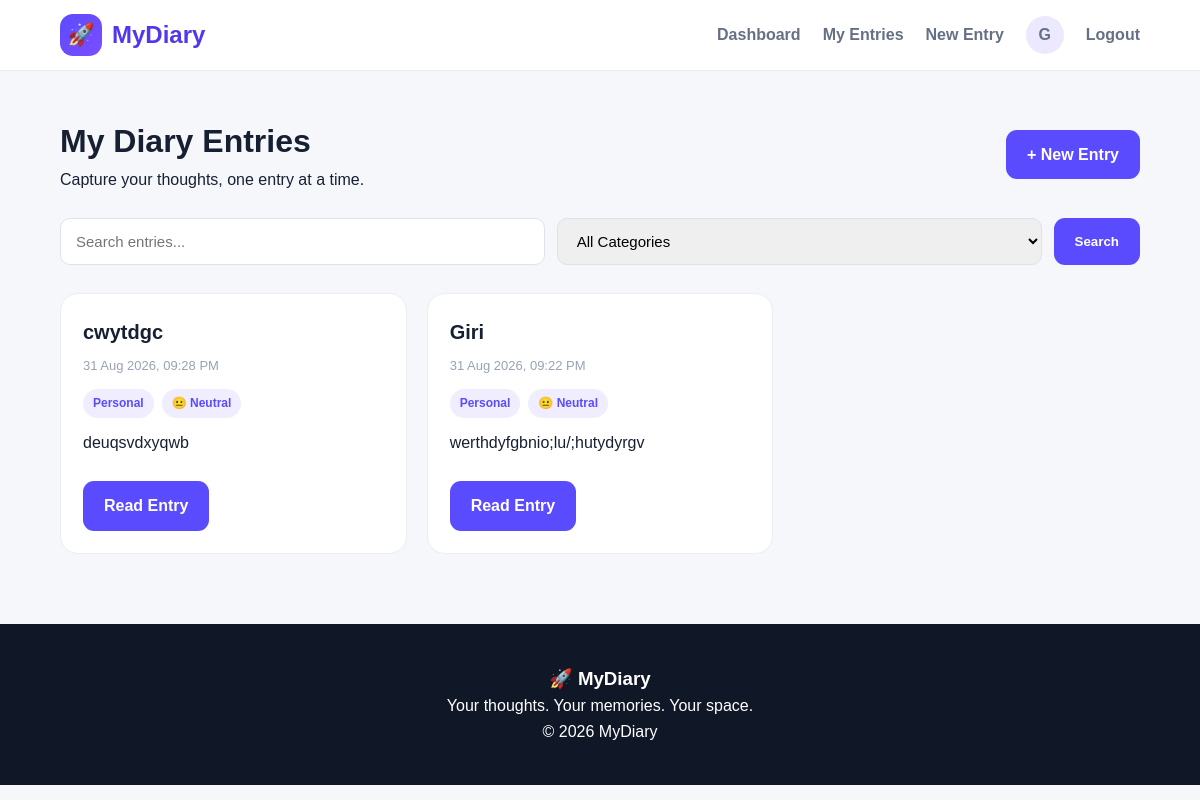
The page /diary/ (signed in) on the database its author committed.
### diaryapp/models.py (models this page shows, shortened)
class DiaryEntry(models.Model):
    CATEGORY_CHOICES = [
        ('Personal', 'Personal'),
        ('Study', 'Study'),
        ('Work', 'Work'),
        ('Ideas', 'Ideas'),
        ('Travel', 'Travel'),
        ('Other', 'Other'),
    ]
    MOOD_CHOICES = [
        ('Happy', '😊 Happy'),
        ('Excited', '🤩 Excited'),
        ('Calm', '😌 Calm'),
        ('Neutral', '😐 Neutral'),
        ('Sad', '😔 Sad'),
        ('Angry', '😡 Angry'),
        ('Tired', '😴 Tired'),
    ]
    user = models.ForeignKey(
        User,
        on_delete=models.CASCADE,
        related_name='diary_entries'
    )
    title = models.CharField(max_length=200)
    content = models.TextField()
    category = models.CharField(
        max_length=20,
        choices=CATEGORY_CHOICES,
        default='Personal'
    )
    mood = models.CharField(
        max_length=20,
        choices=MOOD_CHOICES,
        default='Neutral'
    )
    is_pinned = models.BooleanField(default=False)
    created_at = models.DateTimeField(auto_now_add=True)
    updated_at = models.DateTimeField(auto_now=True)
    class Meta:
        ordering = ['-is_pinned', '-created_at']

### diaryapp/views.py (the view)
@login_required
def diary_list(request):
    entries = DiaryEntry.objects.filter(
        user=request.user
    )
    search_query = request.GET.get(
        'q',
        ''
    ).strip()
    category = request.GET.get(
        'category',
        ''
    )
    if search_query:
        entries = entries.filter(
            Q(title__icontains=search_query) |
            Q(content__icontains=search_query)
        )
    if category:
        entries = entries.filter(
            category=category
        )
    categories = DiaryEntry.CATEGORY_CHOICES
    return render(
        request,
        'diaryapp/diary_list.html',
        {
            'entries': entries,
            'search_query': search_query,
            'selected_category': category,
            'categories': categories,
        }
    )

### diaryapp/templates/diaryapp/diary_list.html (shortened to what this page needs)
{% extends 'diaryapp/base.html' %}
{% block content %}
<div
    style="
        display:flex;
        justify-content:space-between;
        align-items:center;
        margin-bottom:25px;
    "
>
    <div>
        <h1>
            My Diary Entries
        </h1>
        <p>
            Capture your thoughts, one entry at a time.
        </p>
    </div>
    <a
        class="btn"
        href="{% url 'create_entry' %}"
    >
        + New Entry
    </a>
</div>
<form
    method="GET"
    class="search-area"
>
    <input
        type="text"
        name="q"
        value="{{ search_query }}"
        class="form-control"
        placeholder="Search entries..."
    >
    <select
        name="category"
        class="form-control"
    >
        <option value="">
            All Categories
        </option>
    </select>
    <button
        type="submit"
        class="btn"
    >
        Search
    </button>
</form>
<div class="entries-grid">
    {% for entry in entries %}
        <div class="entry-card">
            <div class="entry-title">
                {{ entry.title }}
            </div>
            <div class="entry-date">
                {{ entry.created_at|date:"d M Y, h:i A" }}
            </div>
            <div class="badges">
                <span class="badge">
                    {{ entry.category }}
                </span>
                <span class="badge">
                    {{ entry.get_mood_display }}
                </span>
            </div>
            <p>
                {{ entry.content|truncatewords:25 }}
            </p>
            <br>
            <a
                class="btn"
                href="{% url 'diary_detail' entry.id %}"
            >
                Read Entry
            </a>
        </div>
    {% endfor %}
</div>
{% endblock %}

### diaryapp/templates/diaryapp/base.html (shortened to what this page needs)
{% load static %}
<!DOCTYPE html>
<html lang="en">
<head>
    <link
        rel="stylesheet"
        href="{% static 'diaryapp/style.css' %}"
    >
</head>
<body>
<nav class="navbar">
    <a href="{% url 'home' %}" class="logo">
        <span class="logo-icon">
            🚀
        </span>
        MyDiary
    </a>
    <div class="nav-links">
        {% if user.is_authenticated %}
            <a href="{% url 'dashboard' %}">
                Dashboard
            </a>
            <a href="{% url 'diary_list' %}">
                My Entries
            </a>
            <a href="{% url 'create_entry' %}">
                New Entry
            </a>
            <a
                href="{% url 'profile' %}"
                class="profile-circle profile-link"
            >
                {{ user.username|first|upper }}
            </a>
            <a href="{% url 'logout' %}">
                Logout
            </a>
        {% endif %}
    </div>
</nav>
<div class="container">
    {% block content %}
    {% endblock %}
</div>
<footer class="footer">
    <h3>🚀 MyDiary</h3>
    <p>
        Your thoughts. Your memories. Your space.
    </p>
    <p>
        © 2026 MyDiary
    </p>
</footer>
</body>
</html>

### diaryapp/static/diaryapp/style.css (style rules this page uses)
* { box-sizing: border-box; margin: 0; padding: 0; }
body { font-family: Arial, Helvetica, sans-serif; background: #f6f7fb; color: #172033; line-height: 1.6; }
a { text-decoration: none; color: inherit; }
.navbar { background: white; border-bottom: 1px solid #e9eaf2; padding: 14px 5%; display: flex; align-items: center; justify-content: space-between; position: sticky; top: 0; z-index: 100; }
.logo { display: flex; align-items: center; gap: 10px; font-size: 24px; font-weight: 800; color: #5138ee; }
.logo-icon { width: 42px; height: 42px; display: flex; align-items: center; justify-content: center; background: linear-gradient( 135deg, #5b4bff, #7b4dff ); color: white; border-radius: 13px; font-size: 22px; }
.nav-links { display: flex; align-items: center; gap: 22px; }
.nav-links a { color: #667085; font-weight: 600; }
.profile-circle { width: 38px; height: 38px; border-radius: 50%; background: #ece9ff; color: #5138ee; display: flex; align-items: center; justify-content: center; font-weight: bold; }
.container { width: 90%; max-width: 1200px; margin: 45px auto; }
.btn { display: inline-block; border: none; border-radius: 11px; padding: 12px 21px; background: #5b4bff; color: white; font-weight: 700; cursor: pointer; }
.entries-grid { display: grid; grid-template-columns: repeat( 3, 1fr ); gap: 20px; }
.entry-card { background: white; border-radius: 18px; border: 1px solid #ebedf3; padding: 22px; transition: 0.2s; }
.entry-title { font-size: 20px; font-weight: 750; margin-bottom: 8px; }
.entry-date { font-size: 13px; color: #98a2b3; }
.badges { display: flex; gap: 8px; flex-wrap: wrap; margin: 12px 0; }
.badge { padding: 5px 10px; background: #f0edff; color: #5b4bff; border-radius: 30px; font-size: 12px; font-weight: 700; }
.search-area { display: flex; gap: 12px; margin-bottom: 28px; }
.form-control { width: 100%; padding: 13px 15px; border: 1px solid #dfe2ea; border-radius: 10px; outline: none; font-size: 15px; }
.footer { margin-top: 70px; background: #101828; color: white; padding: 40px 5%; text-align: center; }

### rows shown on the page
DiaryEntry: title "cwytdgc", created_at "31 Aug 2026, 09:28 PM", category "Personal", mood "😐 Neutral", content "deuqsvdxyqwb"
DiaryEntry: title "Giri", created_at "31 Aug 2026, 09:22 PM", category "Personal", mood "😐 Neutral", content "werthdyfgbnio;lu/;hutydyrgv"

### other values the page prints
{{ user.username|first|upper }} "G"
